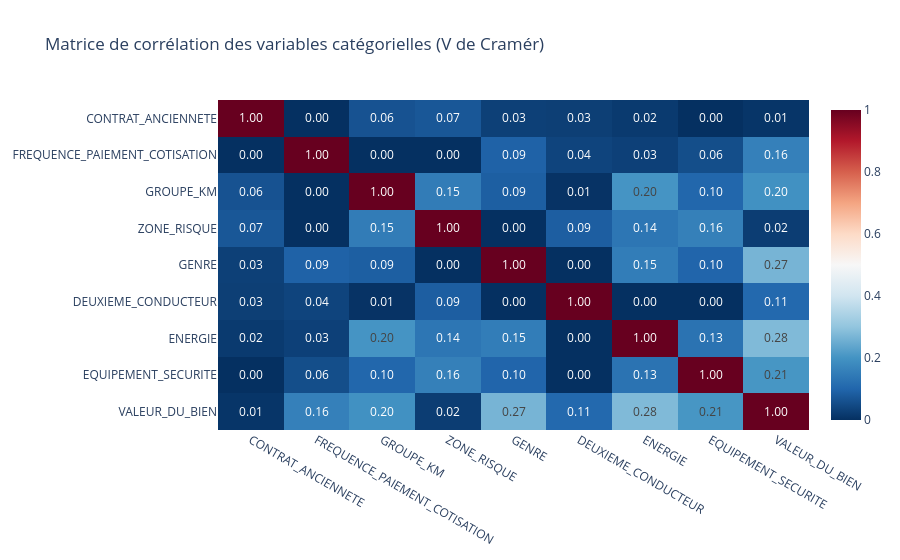

The notebook cell this image was saved under:
### Code cell
# Matrice de corrélation pour les variables catégorielles (V de Cramér)
def cramers_v(confusion_matrix):
    """Calcule le V de Cramér à partir d'une matrice de contingence"""
    chi2 = chi2_contingency(confusion_matrix)[0]
    n = confusion_matrix.sum().sum()
    phi2 = chi2 / n
    r, k = confusion_matrix.shape
    phi2corr = max(0, phi2 - ((k-1)*(r-1))/(n-1))
    rcorr = r - ((r-1)**2)/(n-1)
    kcorr = k - ((k-1)**2)/(n-1)
    return np.sqrt(phi2corr / min((kcorr-1), (rcorr-1)))

# Créer la matrice de corrélation
categorical_cols = vars_categorielles.columns
n_vars = len(categorical_cols)
cramers_matrix = np.zeros((n_vars, n_vars))

for i, col1 in enumerate(categorical_cols):
    for j, col2 in enumerate(categorical_cols):
        if i == j:
            cramers_matrix[i, j] = 1.0
        else:
            confusion_matrix = pd.crosstab(vars_categorielles[col1], vars_categorielles[col2])
            cramers_matrix[i, j] = cramers_v(confusion_matrix)

# Créer le DataFrame de corrélation
correlation_cat = pd.DataFrame(cramers_matrix,
                               index=categorical_cols,
                               columns=categorical_cols)

# Visualiser avec Plotly
fig = px.imshow(correlation_cat,
                text_auto='.2f',
                aspect="auto",
                color_continuous_scale='RdBu_r',
                title='Matrice de corrélation des variables catégorielles (V de Cramér)')
fig.show()

### Figure 1 — Plotly figure (JSON) as saved in the notebook; plotly's stock layout.template omitted (floating-point values rounded to 4 significant figures)
{"data": [{"coloraxis": "coloraxis", "hovertemplate": "x: %{x}<br>y: %{y}<br>color: %{z}<extra></extra>", "name": "0", "texttemplate": "%{z:.2f}", "type": "heatmap", "x": ["CONTRAT_ANCIENNETE", "FREQUENCE_PAIEMENT_COTISATION", "GROUPE_KM", "ZONE_RISQUE", "GENRE", "DEUXIEME_CONDUCTEUR", "ENERGIE", "EQUIPEMENT_SECURITE", "VALEUR_DU_BIEN"], "xaxis": "x", "y": ["CONTRAT_ANCIENNETE", "FREQUENCE_PAIEMENT_COTISATION", "GROUPE_KM", "ZONE_RISQUE", "GENRE", "DEUXIEME_CONDUCTEUR", "ENERGIE", "EQUIPEMENT_SECURITE", "VALEUR_DU_BIEN"], "yaxis": "y", "z": [[1.0, 0.0, 0.0637, 0.07209, 0.02996, 0.02708, 0.01889, 0.0, 0.008886], [0.0, 1.0, 0.0, 0.0, 0.09329, 0.03679, 0.03001, 0.05528, 0.1588], [0.0637, 0.0, 1.0, 0.1495, 0.08716, 0.005511, 0.2022, 0.102, 0.1953], [0.07209, 0.0, 0.1495, 1.0, 0.0, 0.08528, 0.1361, 0.158, 0.02416], [0.02996, 0.09329, 0.08716, 0.0, 1.0, 0.0, 0.1512, 0.09881, 0.2661], [0.02708, 0.03679, 0.005511, 0.08528, 0.0, 1.0, 0.0, 0.0, 0.1072], [0.01889, 0.03001, 0.2022, 0.1361, 0.1512, 0.0, 1.0, 0.1282, 0.2771], [0.0, 0.05528, 0.102, 0.158, 0.09881, 0.0, 0.1282, 1.0, 0.2052], [0.008886, 0.1588, 0.1953, 0.02416, 0.2661, 0.1072, 0.2771, 0.2052, 1.0]]}], "layout": {"coloraxis": {"colorscale": [[0, "rgb(5,48,97)"], [0.1, "rgb(33,102,172)"], [0.2, "rgb(67,147,195)"], [0.3, "rgb(146,197,222)"], [0.4, "rgb(209,229,240)"], [0.5, "rgb(247,247,247)"], [0.6, "rgb(253,219,199)"], [0.7, "rgb(244,165,130)"], [0.8, "rgb(214,96,77)"], [0.9, "rgb(178,24,43)"], [1, "rgb(103,0,31)"]]}, "title": {"text": "Matrice de corrélation des variables catégorielles (V de Cramér)"}, "xaxis": {"anchor": "y", "domain": [0, 1]}, "yaxis": {"anchor": "x", "autorange": "reversed", "domain": [0, 1]}}}
